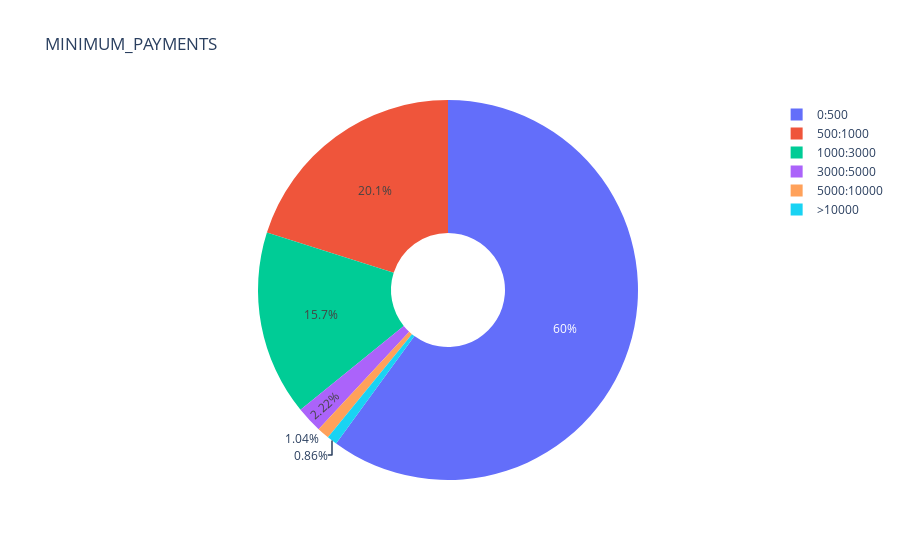

Here is the notebook cell this chart was saved with:
### Code cell
MINIMUM_PAYMENTS_values=[data.MINIMUM_PAYMENTS_RANGE[data['MINIMUM_PAYMENTS_RANGE']==1].count(),data.MINIMUM_PAYMENTS_RANGE[data['MINIMUM_PAYMENTS_RANGE']==2].count(),data.MINIMUM_PAYMENTS_RANGE[data['MINIMUM_PAYMENTS_RANGE']==3].count(),data.MINIMUM_PAYMENTS_RANGE[data['MINIMUM_PAYMENTS_RANGE']==4].count(),data.MINIMUM_PAYMENTS_RANGE[data['MINIMUM_PAYMENTS_RANGE']==5].count(),data.MINIMUM_PAYMENTS_RANGE[data['MINIMUM_PAYMENTS_RANGE']==6].count()]
MINIMUM_PAYMENTS_labels = ['0:500','500:1000','1000:3000','3000:5000','5000:10000','>10000']
fig = go.Figure(data=[go.Pie(labels=MINIMUM_PAYMENTS_labels, values=MINIMUM_PAYMENTS_values,hole = .3)])
fig.layout.update(title='MINIMUM_PAYMENTS')
iplot(fig)
plotly.offline.plot(fig,filename='pie_min_pay.html',config={'displayModeBar': False})

### Figure 1 — Plotly figure (JSON) as saved in the notebook; plotly's stock layout.template omitted (floating-point values rounded to 4 significant figures)
{"data": [{"hole": 0.3, "labels": ["0:500", "500:1000", "1000:3000", "3000:5000", "5000:10000", ">10000"], "type": "pie", "values": [5372, 1800, 1409, 199, 93, 77]}], "layout": {"title": {"text": "MINIMUM_PAYMENTS"}}}
